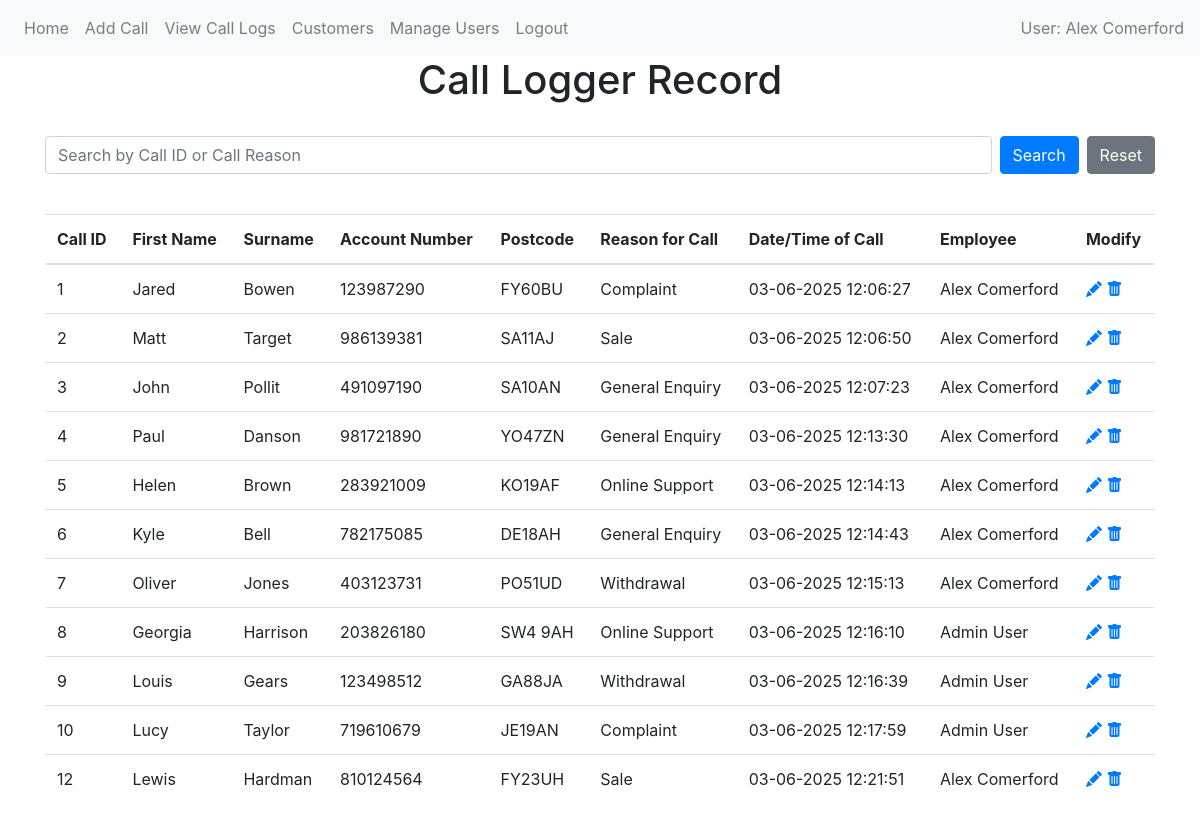
/calls (signed in), run on an earlier commit of the app's database.
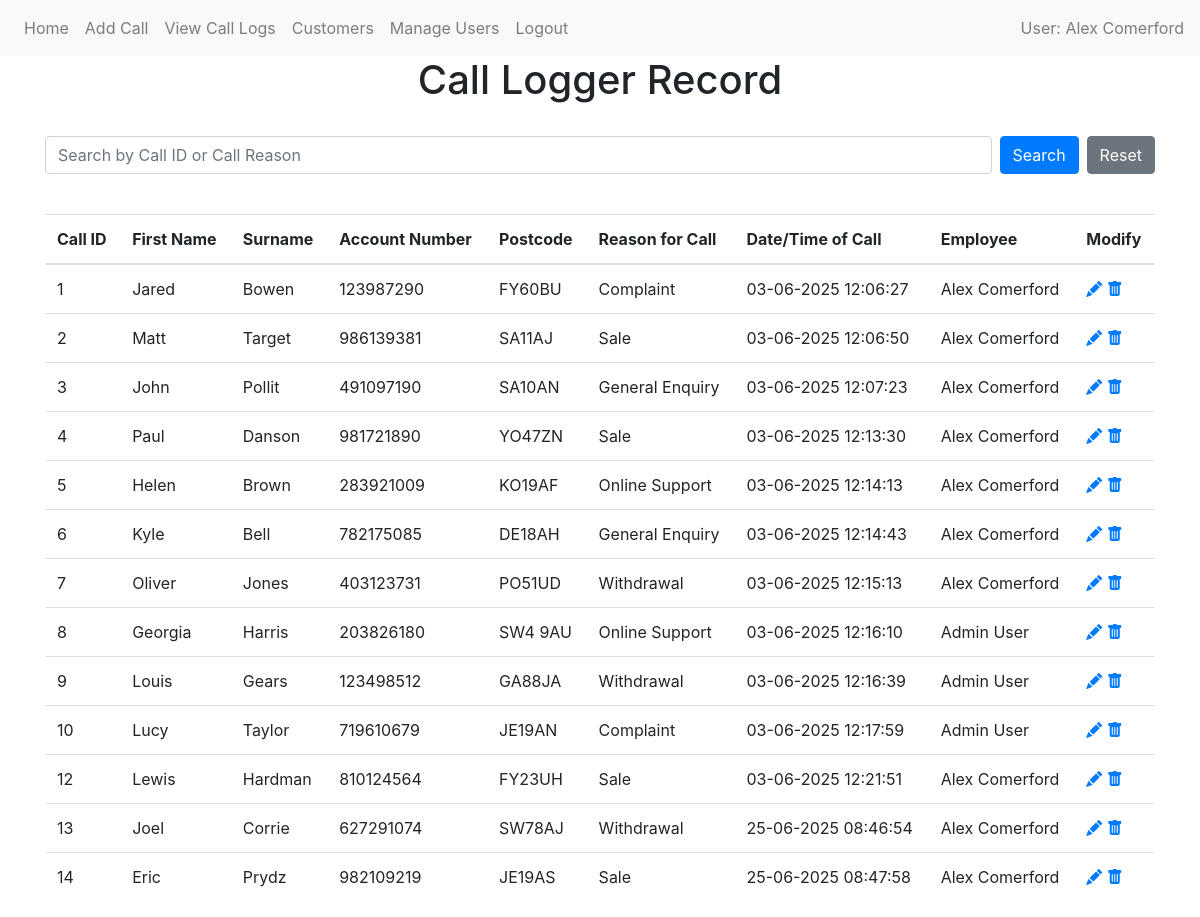
And on a later commit of the database.
### website/models/user.py (models this page shows)
class User(db.Model, UserMixin):
    id = db.Column(db.Integer, primary_key=True)
    email = db.Column(db.String(150), unique=True)
    password = db.Column(db.String(20))
    first_name = db.Column(db.String(50))
    last_name = db.Column(db.String(50), nullable=False)
    is_admin = db.Column(db.Boolean, default=False)
    calls_handled = db.relationship('Call', back_populates='user')

### website/models/call.py (models this page shows)
class Call(db.Model):
    id = db.Column(db.Integer, primary_key=True)
    reason_called = db.Column(db.String(150))
    date = db.Column(db.DateTime(timezone=True), default=func.now())
    user_id = db.Column(db.Integer, db.ForeignKey('user.id', name="fk_call_user_id"))
    customer_id = db.Column(db.Integer, db.ForeignKey('customer.id', name="fk_call_customer_id"))
    user = relationship('User', back_populates='calls_handled')
    customer = relationship('Customer', back_populates='calls')

### website/models/customer.py (models this page shows)
class Customer(db.Model):
    id = db.Column(db.Integer, primary_key=True)
    first_name = db.Column(db.String(100))
    last_name = db.Column(db.String(50))
    account_number = db.Column(db.Integer, unique=True)
    postcode = db.Column(db.String(8))
    calls = relationship('Call', back_populates='customer')

### website/views/calls/view.py (the view)
@views.route('/calls', methods=['GET'])
@login_required
def view_calls():
     search = request.args.get('call_search')
     if search:
        calls = Call.query.filter(
            (Call.id.ilike(f'%{search}%')) |
            (Call.reason_called.ilike(f'%{search}%'))).all()
     else:
        calls = Call.query.all()
     return render_template('calls/view.html', calls=calls, user=current_user)

### website/__init__.py (called while the page is built)
def create_app():
    app = Flask(__name__)
    app.config['SECRET_KEY'] = 'hjshjhdjah kjshkjdhjs'
    app.config['SQLALCHEMY_DATABASE_URI'] = f'sqlite:///{DB_NAME}'
    db.init_app(app)
    migrate.init_app(app, db)
    from website.models import User, Call, Customer  #Importing all models
    login_manager = LoginManager()
    login_manager.login_view = 'auth.login'
    login_manager.init_app(app)
    from .views import views
    from .views.auth import auth
    from .views.admin.manage_users import admin
    app.register_blueprint(views, url_prefix='/')
    app.register_blueprint(auth, url_prefix='/')
    app.register_blueprint(admin, url_prefix='/')
    from flask_login import current_user
    @app.context_processor
    def inject_user():
        return dict(user=current_user)
    @login_manager.user_loader
    def load_user(id):
        return User.query.get(int(id))
    return app

### website/templates/calls/view.html (shortened to what this page needs)
{% extends "shared/base.html" %}  {% block content %}
<h1 align="center">Call Logger Record</h1>
<form method="GET" action="{{ url_for('views.view_calls') }}" class="mb-3">
  <div class="d-flex">
  <input type="text" name="call_search" class="form-control" placeholder="Search by Call ID or Call Reason" value="{{ request.args.get('call_search', '') }}">
  <button type="submit" class="btn btn-primary ml-2">Search</button>
    <a href="{{ url_for('views.view_calls') }}" class="btn btn-secondary ml-2">Reset</a>
  </div>
</form>
<table class="table table-hover">
  <thead>
    <tr>
      <th>Call ID</th>
      <th>First Name</th>
      <th>Surname</th>
      <th>Account Number</th>
      <th>Postcode</th>
      <th>Reason for Call</th>
      <th>Date/Time of Call</th>
      <th>Employee</th>
      <th>Modify</th>
    </tr>
  </thead>
  <tbody>
    {% for call in calls %}
    <tr>
      <td>{{ call.id }}</td>
      <td>{{ call.customer.first_name | title }}</td>
      <td>{{ call.customer.last_name | title }}</td>
      <td>{{ call.customer.account_number }}</td>
      <td>{{ call.customer.postcode | upper }}</td>
      <td>{{ call.reason_called }}</td>
      <td>{{ call.date.strftime('%d-%m-%Y %H:%M:%S') }}</td>
      <td>
        {{ call.user.first_name | title }} {{ call.user.last_name | title }}
      </td>
      <td>
        <a href="{{ url_for('views.edit_call', id=call.id) }}">
          <i class="bi bi-pencil-fill"></i>
        </a>
        {% if current_user.is_admin %}
        <a
          href="{{ url_for('views.delete', id=call.id) }}"
          onclick="return confirm('Are you sure you want to delete this call?');"
        >
          <i class="bi bi-trash-fill"></i>
        </a>
        {% endif %}
      </td>
    </tr>
    {% endfor %}
  </tbody>
</table>
{% endblock %}

### website/templates/shared/base.html (shortened to what this page needs)
<!DOCTYPE html>
<html>
  <head>
    <link
      rel="stylesheet"
      href="https://stackpath.bootstrapcdn.com/bootstrap/4.4.1/css/bootstrap.min.css"
    />
    <link
      rel="stylesheet"
      href="https://cdn.jsdelivr.net/npm/bootstrap-icons@1.3.0/font/bootstrap-icons.css"
    />
  </head>
  <body>
    <nav class="navbar navbar-expand-lg navbar-light bg-light">
      <div class="collapse navbar-collapse" id="navbar">
        <div class="navbar-nav">
          {% if user.is_authenticated %}
          <a class="nav-item nav-link" id="home" href="/">Home</a>
          <a class="nav-item nav-link" id="Call" href="/add-call">Add Call</a>
          <a class="nav-item nav-link" id="view_call_log" href="/calls"
            >View Call Logs</a
          >
          <a class="nav-item nav-link" id="customers" href="/customers"
            >Customers</a
          >
          {% if user.is_admin %}
          <a class="nav-item nav-link" id="admin" href="/users">Manage Users</a>
          {% endif %}
          <a class="nav-item nav-link" id="logout" href="/logout">Logout</a>
          {% else %}
          <a class="nav-item nav-link" id="login" href="/login">Login</a>
          <a class="nav-item nav-link" id="register" href="/register"
            >Register</a
          >
          {% endif %}
        </div>
        {% if user.is_authenticated %}
        <span class="navbar-text ml-auto"
          >User: {{ user.first_name | title }} {{ user.last_name | title}}</span
        >
        {% endif %}
      </div>
    </nav>
    <div class="container">{% block content %} {% endblock %}</div>
  </body>
</html>

What changed in the data, as far as the page shows it:
changed Call "Paul": reason_called "General Enquiry" → "Sale"
changed through a linked row, Call "Georgia": customer.last_name "Harrison" → "Harris"; customer.postcode "SW4 9AH" → "SW4 9AU"
added Call: id "13", customer.first_name "Joel", customer.last_name "Corrie", customer.account_number "627291074", customer.postcode "SW78AJ", reason_called "Withdrawal", date "25-06-2025 08:46:54", user.first_name "Alex", user.last_name "Comerford"
added Call: id "14", customer.first_name "Eric", customer.last_name "Prydz", customer.account_number "982109219", customer.postcode "JE19AS", reason_called "Sale", date "25-06-2025 08:47:58", user.first_name "Alex", user.last_name "Comerford"
